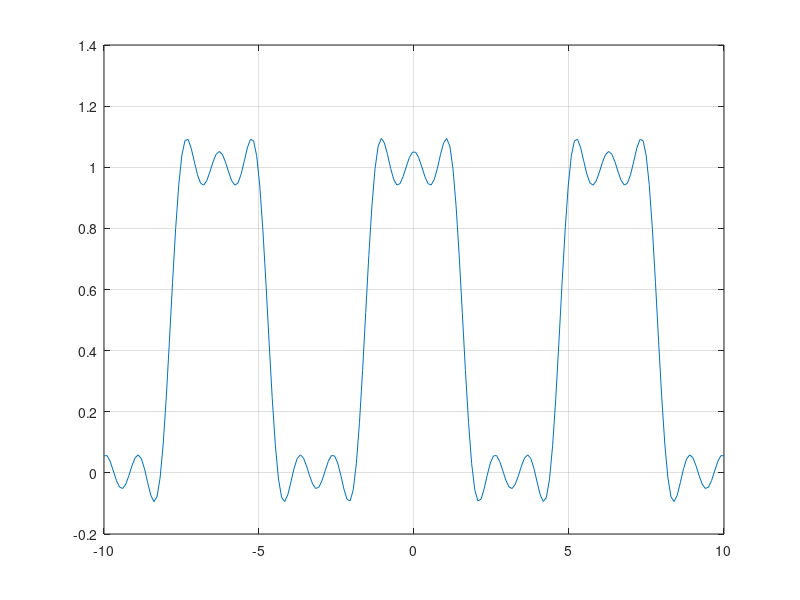

This chart was generated by the following MATLAB code:
% kkk fourier series of a square wave taking six terms

clc
clear all
format long e


f=@(x) 1/2+2/pi*(cos(x)-1/3*cos(3*x)+1/5*cos(5*x));
x=linspace(-10,10,200);
plot (x,f(x))
grid on

